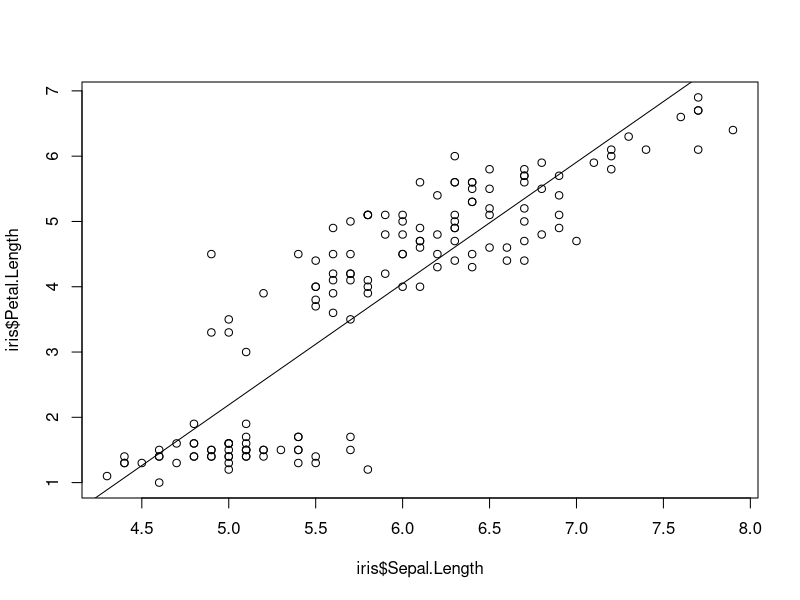
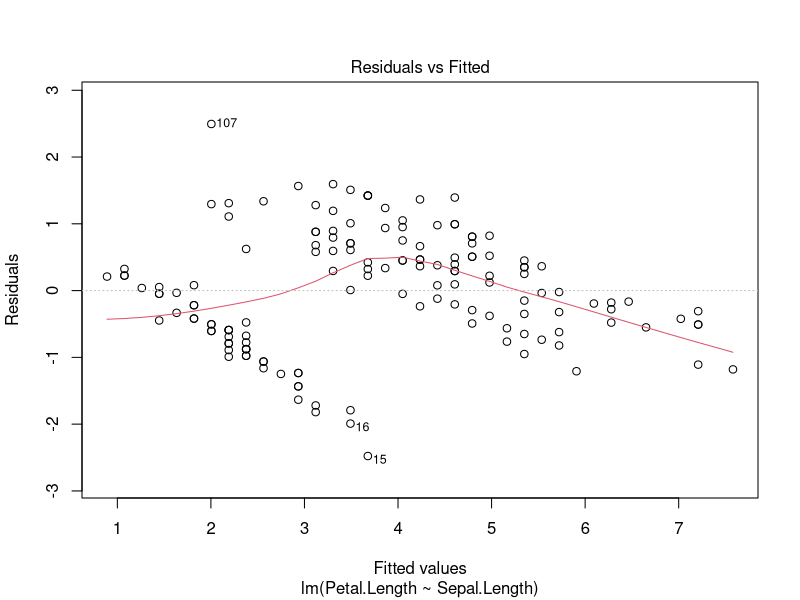
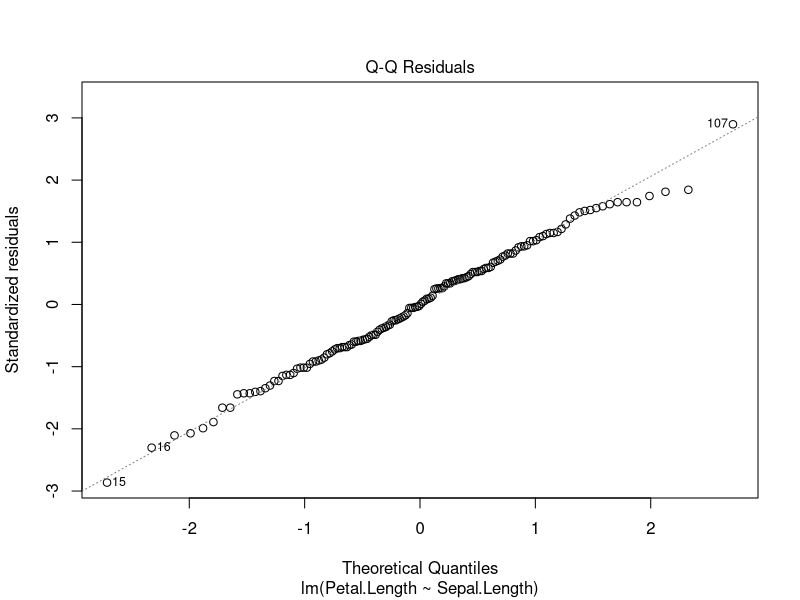
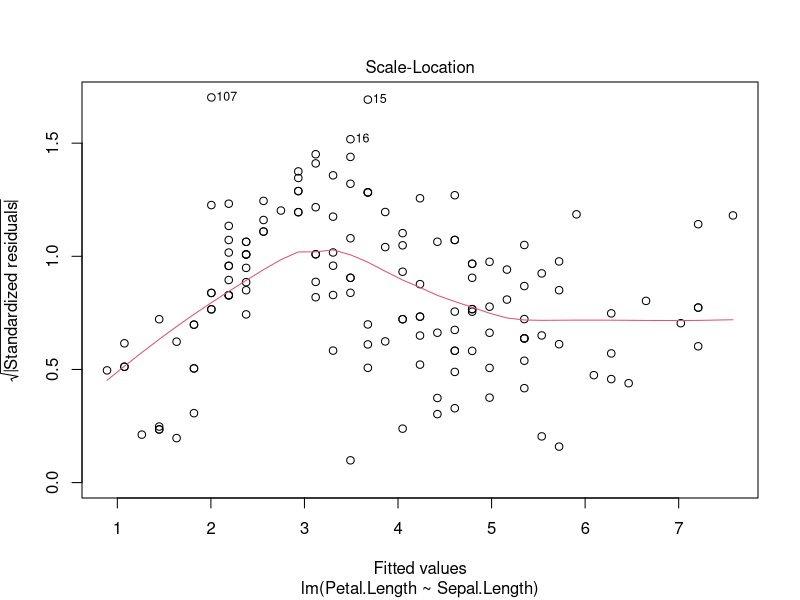
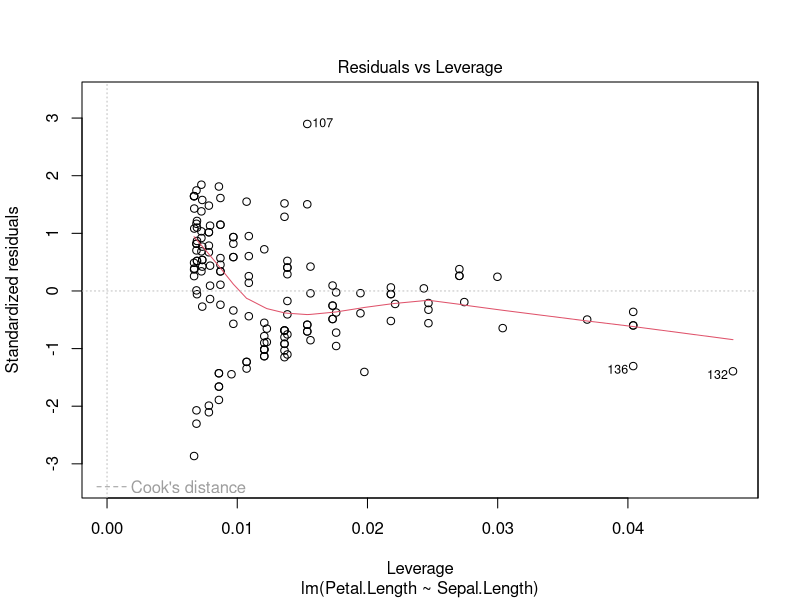

These figures' R source, in order:
## -------------------------------------------------------
subway <- read.csv("subway_snu2.csv", header = TRUE)
N <- nrow(subway)
mu <- mean(subway$number)


## -------------------------------------------------------
set.seed(0)
k <- 4   # N = nk, 184 = 46 * 4
n <- N/k # 46

# Method A
j <- sample(k, 1)
index <- seq(j, N ,k)
y.bar.sy <- mean(subway$number[index])
y.bar.sy

# Method B
j <- sample(N, 1)
index <- seq(j %% k, N, k) # does not matter even if the remainder is 0
y.bar.sy <- mean(subway$number[index])
y.bar.sy


## -------------------------------------------------------
# y: vector of length N = nk
# k: number of systematic samples
intra.cor <- function(y, k){
  N <- length(y)
  n <- N/k
  mu <- mean(y)
  class <- rep(1:k, N/k)
  rho <- 0
  for(i in 1:k){
    comb.index <- t(combn(which(class==i),2))
    rho <- rho + sum((y-mu)[comb.index[,1]] * (y-mu)[comb.index[,2]])
  }
  rho*2/(n-1)/(N-1)/var(y)
}

rho <- intra.cor(subway$number, k=4)
rho
intra.cor(subway$number, k=7)


## -------------------------------------------------------
fit <- anova(lm(subway$number ~ as.factor(rep(1:k,n))))
fit$`Sum Sq` # SSB, SSW
SSW <- fit$`Sum Sq`[2]
SST <- sum(fit$`Sum Sq`)
1 - n/(n-1)*SSW/SST # = rho


## -------------------------------------------------------
# Eq (1)
y.bar <- tapply(subway$number, rep(1:k, N/k), mean)
sum((y.bar-mu)^2)/k

# Eq (3)
var(subway$number)/n*(N-1)/N*(1+(n-1)*rho)


## -------------------------------------------------------
est.var.sy <- (N-n)/N*var(subway$number[index])/n
est.var.sy


## -------------------------------------------------------
n <- 30
index <- sample(N, n)
R <- sum(subway$number)/sum(subway$pass_in)
r <- sum(subway$number[index])/sum(subway$pass_in[index])
c(R, r)


## -------------------------------------------------------
var.ratio <- 1/mean(subway$pass_in)^2*(N-n)/(N*n)*
  var(subway$number-R*subway$pass_in)
est.var.ratio <- 1/mean(subway$pass_in[index])^2*(N-n)/(N*n)*
  var(subway$number[index]-r*subway$pass_in[index])
c(var.ratio, est.var.ratio)


## -------------------------------------------------------
r + c(-2,2)*sqrt(est.var.ratio)


## -------------------------------------------------------
library(sampling)
library(survey)
subway.srs <- subway[index,]
subway.srs.des <- svydesign(id = ~1, data = subway.srs, fpc = ~rep(N,n))
res <- svyratio(~number, ~pass_in, design = subway.srs.des)
res
confint(res)


## -------------------------------------------------------
data(iris)
fit <- lm(Petal.Length ~ Sepal.Length, data = iris)
summary(fit)


## -------------------------------------------------------
plot(iris$Sepal.Length, iris$Petal.Length)
abline(fit)


## -------------------------------------------------------
plot(fit)


## -------------------------------------------------------
fit2 <- lm(Petal.Length ~ Sepal.Length + Sepal.Width, data = iris)
summary(fit2)


## -------------------------------------------------------
mu.x <- mean(subway$pass_in)
mu.x


## -------------------------------------------------------
n <- 30
subway.srs <- subway[sample(N,n),]
fit <- lm(number ~ pass_in, data = subway.srs)
beta1.hat <- coef(fit)[[2]]
beta1.hat

mu.hat.yL <- mean(subway.srs$number) + beta1.hat*(mu.x - mean(subway.srs$pass_in))
mu.hat.yL


## -------------------------------------------------------
MSE <- sum(fit$residuals^2)/(n-2)
MSE
est.var.reg <- (N-n)/(N*n)*MSE
est.var.reg
